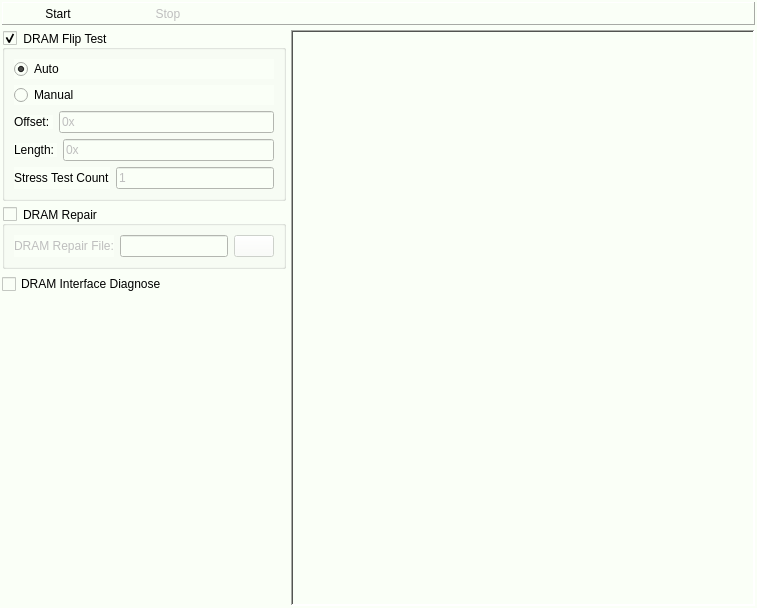
<?xml version="1.0" encoding="UTF-8"?>
<ui version="4.0">
 <class>MemoryTestWidget</class>
 <widget class="QWidget" name="MemoryTestWidget">
  <property name="geometry">
   <rect>
    <x>0</x>
    <y>0</y>
    <width>757</width>
    <height>608</height>
   </rect>
  </property>
  <property name="windowTitle">
   <string>Form</string>
  </property>
  <property name="styleSheet">
   <string notr="true">background-color: rgb(250, 255, 247);</string>
  </property>
  <layout class="QVBoxLayout" name="verticalLayout">
   <property name="spacing">
    <number>5</number>
   </property>
   <property name="leftMargin">
    <number>2</number>
   </property>
   <property name="topMargin">
    <number>2</number>
   </property>
   <property name="rightMargin">
    <number>2</number>
   </property>
   <property name="bottomMargin">
    <number>2</number>
   </property>
   <item>
    <widget class="QFrame" name="frame_5">
     <property name="frameShape">
      <enum>QFrame::Panel</enum>
     </property>
     <property name="frameShadow">
      <enum>QFrame::Raised</enum>
     </property>
     <layout class="QHBoxLayout" name="horizontalLayout_2">
      <property name="spacing">
       <number>0</number>
      </property>
      <property name="leftMargin">
       <number>0</number>
      </property>
      <property name="topMargin">
       <number>0</number>
      </property>
      <property name="rightMargin">
       <number>0</number>
      </property>
      <property name="bottomMargin">
       <number>0</number>
      </property>
      <item>
       <widget class="QToolButton" name="toolButton_start">
        <property name="sizePolicy">
         <sizepolicy hsizetype="Fixed" vsizetype="Preferred">
          <horstretch>0</horstretch>
          <verstretch>0</verstretch>
         </sizepolicy>
        </property>
        <property name="minimumSize">
         <size>
          <width>110</width>
          <height>0</height>
         </size>
        </property>
        <property name="toolTip">
         <string>Ctrl + T</string>
        </property>
        <property name="text">
         <string>Start</string>
        </property>
        <property name="icon">
         <iconset resource="../Resources/icon.qrc">
          <normaloff>:/images/start.png</normaloff>:/images/start.png</iconset>
        </property>
        <property name="iconSize">
         <size>
          <width>24</width>
          <height>24</height>
         </size>
        </property>
        <property name="shortcut">
         <string>Ctrl+T</string>
        </property>
        <property name="toolButtonStyle">
         <enum>Qt::ToolButtonTextUnderIcon</enum>
        </property>
        <property name="autoRaise">
         <bool>true</bool>
        </property>
       </widget>
      </item>
      <item>
       <widget class="QToolButton" name="toolButton_stop">
        <property name="enabled">
         <bool>false</bool>
        </property>
        <property name="sizePolicy">
         <sizepolicy hsizetype="Fixed" vsizetype="Preferred">
          <horstretch>0</horstretch>
          <verstretch>0</verstretch>
         </sizepolicy>
        </property>
        <property name="minimumSize">
         <size>
          <width>110</width>
          <height>0</height>
         </size>
        </property>
        <property name="toolTip">
         <string>Shift + T</string>
        </property>
        <property name="text">
         <string>Stop</string>
        </property>
        <property name="icon">
         <iconset resource="../Resources/icon.qrc">
          <normaloff>:/images/stop.png</normaloff>:/images/stop.png</iconset>
        </property>
        <property name="iconSize">
         <size>
          <width>24</width>
          <height>24</height>
         </size>
        </property>
        <property name="shortcut">
         <string>Shift+T</string>
        </property>
        <property name="toolButtonStyle">
         <enum>Qt::ToolButtonTextUnderIcon</enum>
        </property>
        <property name="autoRaise">
         <bool>true</bool>
        </property>
       </widget>
      </item>
      <item>
       <spacer name="horizontalSpacer_3">
        <property name="orientation">
         <enum>Qt::Horizontal</enum>
        </property>
        <property name="sizeHint" stdset="0">
         <size>
          <width>40</width>
          <height>20</height>
         </size>
        </property>
       </spacer>
      </item>
     </layout>
    </widget>
   </item>
   <item>
    <layout class="QHBoxLayout" name="horizontalLayout_3" stretch="0,1">
     <item>
      <layout class="QVBoxLayout" name="verticalLayout_2">
       <item>
        <widget class="QGroupBox" name="DRAM_FLIP_TEST">
         <property name="title">
          <string>DRAM Flip Test</string>
         </property>
         <property name="checkable">
          <bool>true</bool>
         </property>
         <property name="checked">
          <bool>true</bool>
         </property>
         <layout class="QGridLayout" name="gridLayout_5">
          <item row="0" column="0">
           <widget class="QRadioButton" name="radioButton_dramtest_auto">
            <property name="text">
             <string>Auto</string>
            </property>
            <property name="checked">
             <bool>true</bool>
            </property>
           </widget>
          </item>
          <item row="1" column="0">
           <widget class="QRadioButton" name="radioButton_dramtest_manual">
            <property name="text">
             <string>Manual</string>
            </property>
           </widget>
          </item>
          <item row="2" column="0">
           <layout class="QHBoxLayout" name="horizontalLayout_5">
            <item>
             <widget class="QLabel" name="label_dramtest_address">
              <property name="sizePolicy">
               <sizepolicy hsizetype="Fixed" vsizetype="Fixed">
                <horstretch>0</horstretch>
                <verstretch>0</verstretch>
               </sizepolicy>
              </property>
              <property name="text">
               <string>Offset: </string>
              </property>
             </widget>
            </item>
            <item>
             <widget class="QLineEdit" name="lineEdit_dramtest_address">
              <property name="enabled">
               <bool>false</bool>
              </property>
              <property name="sizePolicy">
               <sizepolicy hsizetype="Expanding" vsizetype="Fixed">
                <horstretch>0</horstretch>
                <verstretch>0</verstretch>
               </sizepolicy>
              </property>
              <property name="toolTip">
               <string>input values between 1 to 16 hexadecimal.</string>
              </property>
              <property name="text">
               <string>0x</string>
              </property>
             </widget>
            </item>
           </layout>
          </item>
          <item row="3" column="0">
           <layout class="QHBoxLayout" name="horizontalLayout_6">
            <property name="topMargin">
             <number>0</number>
            </property>
            <item>
             <widget class="QLabel" name="label_dramtest_length">
              <property name="sizePolicy">
               <sizepolicy hsizetype="Fixed" vsizetype="Fixed">
                <horstretch>0</horstretch>
                <verstretch>0</verstretch>
               </sizepolicy>
              </property>
              <property name="minimumSize">
               <size>
                <width>43</width>
                <height>13</height>
               </size>
              </property>
              <property name="text">
               <string>Length:</string>
              </property>
             </widget>
            </item>
            <item>
             <widget class="QLineEdit" name="lineEdit_dramtest_length">
              <property name="enabled">
               <bool>false</bool>
              </property>
              <property name="toolTip">
               <string>input values between 1 to 16 hexadecimal.</string>
              </property>
              <property name="text">
               <string>0x</string>
              </property>
             </widget>
            </item>
           </layout>
          </item>
          <item row="4" column="0">
           <layout class="QHBoxLayout" name="horizontalLayout_7">
            <property name="topMargin">
             <number>0</number>
            </property>
            <item>
             <widget class="QLabel" name="label_dramtest_stresscount">
              <property name="text">
               <string>Stress Test Count</string>
              </property>
             </widget>
            </item>
            <item>
             <widget class="QLineEdit" name="lineEdit_dramtest_stresscount">
              <property name="enabled">
               <bool>false</bool>
              </property>
              <property name="toolTip">
               <string>input value between 1 and 9999.</string>
              </property>
              <property name="text">
               <string>1</string>
              </property>
             </widget>
            </item>
           </layout>
          </item>
         </layout>
        </widget>
       </item>
       <item>
        <widget class="QGroupBox" name="groupBox_dram_repair">
         <property name="title">
          <string>DRAM Repair</string>
         </property>
         <property name="checkable">
          <bool>true</bool>
         </property>
         <property name="checked">
          <bool>false</bool>
         </property>
         <layout class="QVBoxLayout" name="verticalLayout_3">
          <item>
           <layout class="QHBoxLayout" name="horizontalLayout">
            <item>
             <widget class="QLabel" name="label_dram_repair">
              <property name="text">
               <string>DRAM Repair File:</string>
              </property>
             </widget>
            </item>
            <item>
             <widget class="QLineEdit" name="lineEdit_dram_repair">
              <property name="readOnly">
               <bool>true</bool>
              </property>
             </widget>
            </item>
            <item>
             <widget class="QPushButton" name="pushButton_dram_repair">
              <property name="text">
               <string/>
              </property>
              <property name="icon">
               <iconset resource="../Resources/icon.qrc">
                <normaloff>:/images/openFolder.png</normaloff>:/images/openFolder.png</iconset>
              </property>
             </widget>
            </item>
           </layout>
          </item>
         </layout>
        </widget>
       </item>
       <item>
        <widget class="QCheckBox" name="chk_dram_interface_diagnose">
         <property name="text">
          <string>DRAM Interface Diagnose</string>
         </property>
        </widget>
       </item>
       <item>
        <spacer name="verticalSpacer">
         <property name="orientation">
          <enum>Qt::Vertical</enum>
         </property>
         <property name="sizeHint" stdset="0">
          <size>
           <width>20</width>
           <height>43</height>
          </size>
         </property>
        </spacer>
       </item>
      </layout>
     </item>
     <item>
      <widget class="QTextEdit" name="MemoryTestReport">
       <property name="font">
        <font>
         <pointsize>12</pointsize>
        </font>
       </property>
       <property name="frameShape">
        <enum>QFrame::WinPanel</enum>
       </property>
       <property name="readOnly">
        <bool>true</bool>
       </property>
      </widget>
     </item>
    </layout>
   </item>
  </layout>
 </widget>
 <resources>
  <include location="../Resources/icon.qrc"/>
 </resources>
 <connections/>
</ui>
